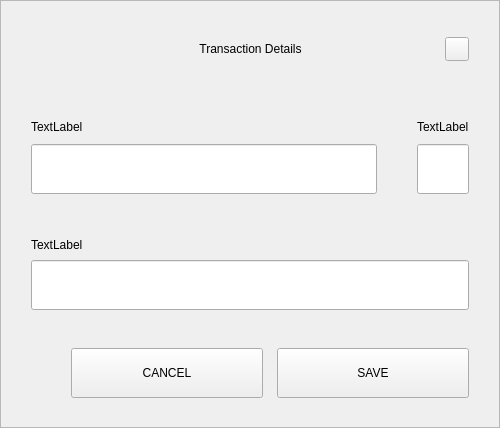
<?xml version="1.0" encoding="UTF-8"?>
<ui version="4.0">
 <class>SettingsMultisendDialog</class>
 <widget class="QWidget" name="SettingsMultisendDialog">
  <property name="geometry">
   <rect>
    <x>0</x>
    <y>0</y>
    <width>500</width>
    <height>428</height>
   </rect>
  </property>
  <property name="windowTitle">
   <string>Form</string>
  </property>
  <layout class="QVBoxLayout" name="verticalLayout_3">
   <property name="spacing">
    <number>0</number>
   </property>
   <property name="leftMargin">
    <number>0</number>
   </property>
   <property name="topMargin">
    <number>0</number>
   </property>
   <property name="rightMargin">
    <number>0</number>
   </property>
   <property name="bottomMargin">
    <number>0</number>
   </property>
   <item>
    <widget class="QFrame" name="frame">
     <property name="styleSheet">
      <string notr="true"/>
     </property>
     <property name="frameShape">
      <enum>QFrame::StyledPanel</enum>
     </property>
     <property name="frameShadow">
      <enum>QFrame::Raised</enum>
     </property>
     <layout class="QVBoxLayout" name="verticalLayout_2">
      <property name="spacing">
       <number>0</number>
      </property>
      <property name="leftMargin">
       <number>30</number>
      </property>
      <property name="topMargin">
       <number>20</number>
      </property>
      <property name="rightMargin">
       <number>30</number>
      </property>
      <property name="bottomMargin">
       <number>20</number>
      </property>
      <item>
       <layout class="QHBoxLayout" name="horizontalLayout_3">
        <property name="spacing">
         <number>0</number>
        </property>
        <item>
         <spacer name="horizontalSpacer_2">
          <property name="orientation">
           <enum>Qt::Horizontal</enum>
          </property>
          <property name="sizeHint" stdset="0">
           <size>
            <width>40</width>
            <height>20</height>
           </size>
          </property>
         </spacer>
        </item>
        <item>
         <widget class="QLabel" name="labelTitle">
          <property name="minimumSize">
           <size>
            <width>0</width>
            <height>40</height>
           </size>
          </property>
          <property name="maximumSize">
           <size>
            <width>16777215</width>
            <height>40</height>
           </size>
          </property>
          <property name="styleSheet">
           <string notr="true">padding-left:24px;</string>
          </property>
          <property name="text">
           <string>Transaction Details</string>
          </property>
          <property name="alignment">
           <set>Qt::AlignCenter</set>
          </property>
          <property name="margin">
           <number>7</number>
          </property>
         </widget>
        </item>
        <item>
         <spacer name="horizontalSpacer_3">
          <property name="orientation">
           <enum>Qt::Horizontal</enum>
          </property>
          <property name="sizeHint" stdset="0">
           <size>
            <width>40</width>
            <height>20</height>
           </size>
          </property>
         </spacer>
        </item>
        <item>
         <widget class="QPushButton" name="btnEsc">
          <property name="minimumSize">
           <size>
            <width>24</width>
            <height>24</height>
           </size>
          </property>
          <property name="maximumSize">
           <size>
            <width>24</width>
            <height>24</height>
           </size>
          </property>
          <property name="focusPolicy">
           <enum>Qt::NoFocus</enum>
          </property>
          <property name="text">
           <string/>
          </property>
         </widget>
        </item>
       </layout>
      </item>
      <item>
       <spacer name="verticalSpacer_2">
        <property name="orientation">
         <enum>Qt::Vertical</enum>
        </property>
        <property name="sizeType">
         <enum>QSizePolicy::Fixed</enum>
        </property>
        <property name="sizeHint" stdset="0">
         <size>
          <width>20</width>
          <height>40</height>
         </size>
        </property>
       </spacer>
      </item>
      <item>
       <widget class="QWidget" name="containerAddressPercentage" native="true">
        <property name="maximumSize">
         <size>
          <width>16777215</width>
          <height>90</height>
         </size>
        </property>
        <layout class="QHBoxLayout" name="horizontalLayout_6" stretch="8,0,1">
         <property name="spacing">
          <number>0</number>
         </property>
         <property name="leftMargin">
          <number>0</number>
         </property>
         <property name="topMargin">
          <number>0</number>
         </property>
         <property name="rightMargin">
          <number>0</number>
         </property>
         <item>
          <layout class="QVBoxLayout" name="verticalLayout_7">
           <property name="spacing">
            <number>3</number>
           </property>
           <item>
            <widget class="QLabel" name="labelSubtitleAddress">
             <property name="sizePolicy">
              <sizepolicy hsizetype="Preferred" vsizetype="Fixed">
               <horstretch>0</horstretch>
               <verstretch>0</verstretch>
              </sizepolicy>
             </property>
             <property name="minimumSize">
              <size>
               <width>0</width>
               <height>20</height>
              </size>
             </property>
             <property name="maximumSize">
              <size>
               <width>16777215</width>
               <height>20</height>
              </size>
             </property>
             <property name="text">
              <string>TextLabel</string>
             </property>
            </widget>
           </item>
           <item alignment="Qt::AlignVCenter">
            <widget class="QLineEdit" name="lineEditAddress">
             <property name="minimumSize">
              <size>
               <width>0</width>
               <height>50</height>
              </size>
             </property>
             <property name="maximumSize">
              <size>
               <width>16777215</width>
               <height>50</height>
              </size>
             </property>
            </widget>
           </item>
          </layout>
         </item>
         <item>
          <spacer name="horizontalSpacer_4">
           <property name="orientation">
            <enum>Qt::Horizontal</enum>
           </property>
           <property name="sizeType">
            <enum>QSizePolicy::Fixed</enum>
           </property>
           <property name="sizeHint" stdset="0">
            <size>
             <width>40</width>
             <height>20</height>
            </size>
           </property>
          </spacer>
         </item>
         <item>
          <layout class="QVBoxLayout" name="verticalLayout_8">
           <property name="spacing">
            <number>3</number>
           </property>
           <item>
            <widget class="QLabel" name="labelSubtitlePercentage">
             <property name="sizePolicy">
              <sizepolicy hsizetype="Preferred" vsizetype="Fixed">
               <horstretch>0</horstretch>
               <verstretch>0</verstretch>
              </sizepolicy>
             </property>
             <property name="minimumSize">
              <size>
               <width>0</width>
               <height>20</height>
              </size>
             </property>
             <property name="maximumSize">
              <size>
               <width>16777215</width>
               <height>20</height>
              </size>
             </property>
             <property name="text">
              <string>TextLabel</string>
             </property>
            </widget>
           </item>
           <item alignment="Qt::AlignVCenter">
            <widget class="QLineEdit" name="lineEditPercentage">
             <property name="minimumSize">
              <size>
               <width>0</width>
               <height>50</height>
              </size>
             </property>
             <property name="maximumSize">
              <size>
               <width>16777215</width>
               <height>50</height>
              </size>
             </property>
             <property name="text">
              <string/>
             </property>
            </widget>
           </item>
          </layout>
         </item>
        </layout>
       </widget>
      </item>
      <item>
       <spacer name="verticalSpacer_3">
        <property name="orientation">
         <enum>Qt::Vertical</enum>
        </property>
        <property name="sizeType">
         <enum>QSizePolicy::Fixed</enum>
        </property>
        <property name="sizeHint" stdset="0">
         <size>
          <width>20</width>
          <height>20</height>
         </size>
        </property>
       </spacer>
      </item>
      <item>
       <layout class="QVBoxLayout" name="verticalLayout_9">
        <property name="spacing">
         <number>5</number>
        </property>
        <item>
         <widget class="QLabel" name="labelSubtitleLabel">
          <property name="maximumSize">
           <size>
            <width>16777215</width>
            <height>20</height>
           </size>
          </property>
          <property name="text">
           <string>TextLabel</string>
          </property>
         </widget>
        </item>
        <item>
         <widget class="QLineEdit" name="lineEditLabel">
          <property name="minimumSize">
           <size>
            <width>0</width>
            <height>50</height>
           </size>
          </property>
          <property name="maximumSize">
           <size>
            <width>16777215</width>
            <height>50</height>
           </size>
          </property>
         </widget>
        </item>
       </layout>
      </item>
      <item>
       <spacer name="verticalSpacer_4">
        <property name="orientation">
         <enum>Qt::Vertical</enum>
        </property>
        <property name="sizeType">
         <enum>QSizePolicy::Fixed</enum>
        </property>
        <property name="sizeHint" stdset="0">
         <size>
          <width>20</width>
          <height>30</height>
         </size>
        </property>
       </spacer>
      </item>
      <item>
       <layout class="QHBoxLayout" name="horizontalLayout" stretch="0,2,2">
        <property name="spacing">
         <number>14</number>
        </property>
        <item>
         <spacer name="horizontalSpacer">
          <property name="orientation">
           <enum>Qt::Horizontal</enum>
          </property>
          <property name="sizeHint" stdset="0">
           <size>
            <width>40</width>
            <height>20</height>
           </size>
          </property>
         </spacer>
        </item>
        <item>
         <widget class="QPushButton" name="btnCancel">
          <property name="minimumSize">
           <size>
            <width>0</width>
            <height>50</height>
           </size>
          </property>
          <property name="maximumSize">
           <size>
            <width>200</width>
            <height>16777215</height>
           </size>
          </property>
          <property name="focusPolicy">
           <enum>Qt::NoFocus</enum>
          </property>
          <property name="text">
           <string>CANCEL</string>
          </property>
         </widget>
        </item>
        <item>
         <widget class="QPushButton" name="btnSave">
          <property name="minimumSize">
           <size>
            <width>0</width>
            <height>50</height>
           </size>
          </property>
          <property name="maximumSize">
           <size>
            <width>200</width>
            <height>16777215</height>
           </size>
          </property>
          <property name="focusPolicy">
           <enum>Qt::NoFocus</enum>
          </property>
          <property name="text">
           <string>SAVE</string>
          </property>
         </widget>
        </item>
       </layout>
      </item>
     </layout>
    </widget>
   </item>
  </layout>
 </widget>
 <resources/>
 <connections/>
</ui>
